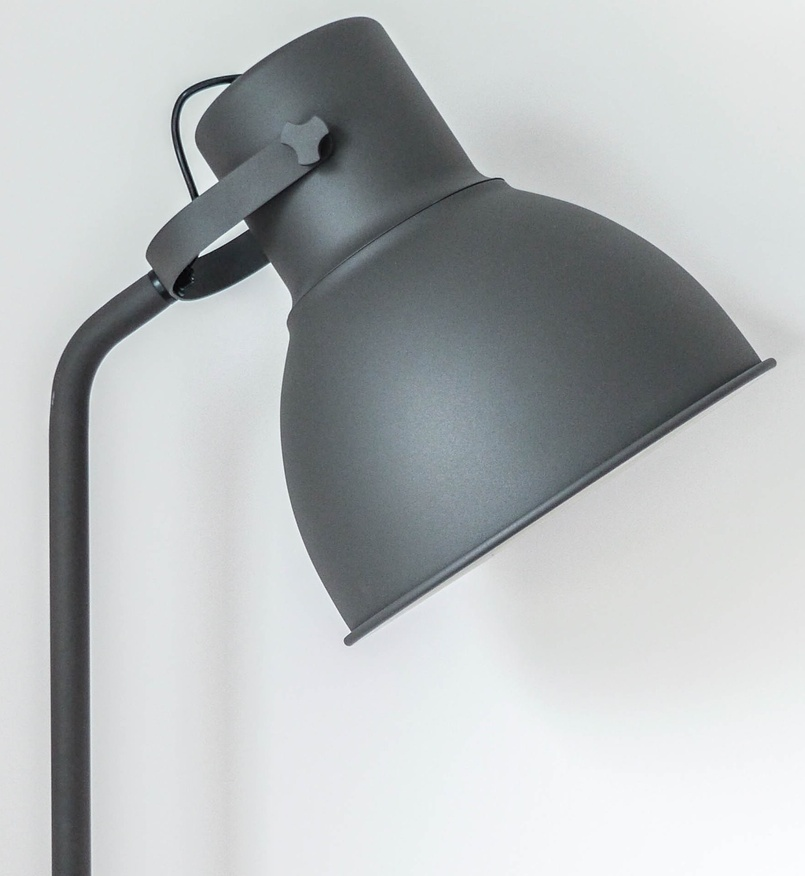
#> input picture images/01/01-image.jpg, 805 x 876 px, shrunk from 1756 x 1911 before the run, found by its file name
$ python script.py
#> lines starting #> are read from the running program, lines starting #| are printed output that depends on the picture; after the words box and inside, x2 and y2 are one past the last pixel; in counts of white or black regions, pixels touching at a corner belong together; long printed decimals are rounded
#> the answer given: images/01/01-image.jpg
import cv2
import numpy as np


def load_image(file_name: str):
    image = cv2.imread(file_name)
#> image is the input picture: shape (876, 805, 3); mean B, G, R 187.9, 186.5, 182.7
#| original image's shape: (876, 805, 3)
    return image


def write_image(file_name: str, image):
    cv2.imwrite(file_name, np.clip(image, 0, 255).astype(np.uint8))


def rgb_to_gray_scale(image):
    RGB = 0.21, 0.72, 0.07
    weights = np.array(RGB).reshape(3, 1)

    gray_scale_image = np.dot(image, weights)

    return np.clip(gray_scale_image, 0, 255).reshape(image.shape[:2]).astype(np.uint8)
#| gray scale image's shape: (876, 805)


def find_threshold(image, tolerance, max_iterations):
#> called with tolerance = 0.0001, max_iterations = 1000
    temp_threshold = image.mean()
#> temp_threshold = 186

    for i in range(max_iterations):
        r_1 = image[np.where(image >= temp_threshold)]
        r_2 = image[np.where(image < temp_threshold)]

        mean_1 = r_1.mean()
        mean_2 = r_2.mean()

        threshold = (mean_1 + mean_2) / 2

        threshold_difference = abs(temp_threshold - threshold)

        if threshold_difference < tolerance:
            print(f"Convergence achieved with a tolerance of {tolerance} | THRESHOLD DIFFERENCE: {threshold_difference} | ITERATION: {i}")
            return threshold

        temp_threshold = threshold
    else:
        print(f"Maximum iterations ({max_iterations}) have been reached | LAST THRESHOLD DIFFERENCE: {threshold_difference}")
#> this loop made 3 passes
#| Convergence achieved with a tolerance of 0.0001 | THRESHOLD DIFFERENCE: 0.0 | ITERATION: 2

    return temp_threshold


def apply_threshold_segmentation(image, threshold):
    segmented_image = np.zeros(image.shape, dtype=np.uint8)

    segmented_image[np.where(image >= threshold)] = np.uint8(255)

    return segmented_image


if __name__ == "__main__":
    image_num = input("enter the image number: ")

    # 1.Load an image from the disk
    image = load_image(file_name=f"images/{image_num}/01-image.jpg")
    print(f"original image's shape: {image.shape}")

    # 2.Convert the image to gray-scale (8bpp format)
    gray_scale = rgb_to_gray_scale(image=image)
    print(f"gray scale image's shape: {gray_scale.shape}")
    write_image(f"images/{image_num}/02-gray-scale.jpg", gray_scale)

    # 3.Find threshold using inter-means algorithm
    threshold = find_threshold(
        image=gray_scale, tolerance=1e-4, max_iterations=1000
    )
#> threshold = 161
    print(f"threshold: {threshold}")
#| threshold: 161.027

    # 4.Segment the image using the threshold
    segmented_image = apply_threshold_segmentation(
        image=gray_scale, threshold=threshold
    )
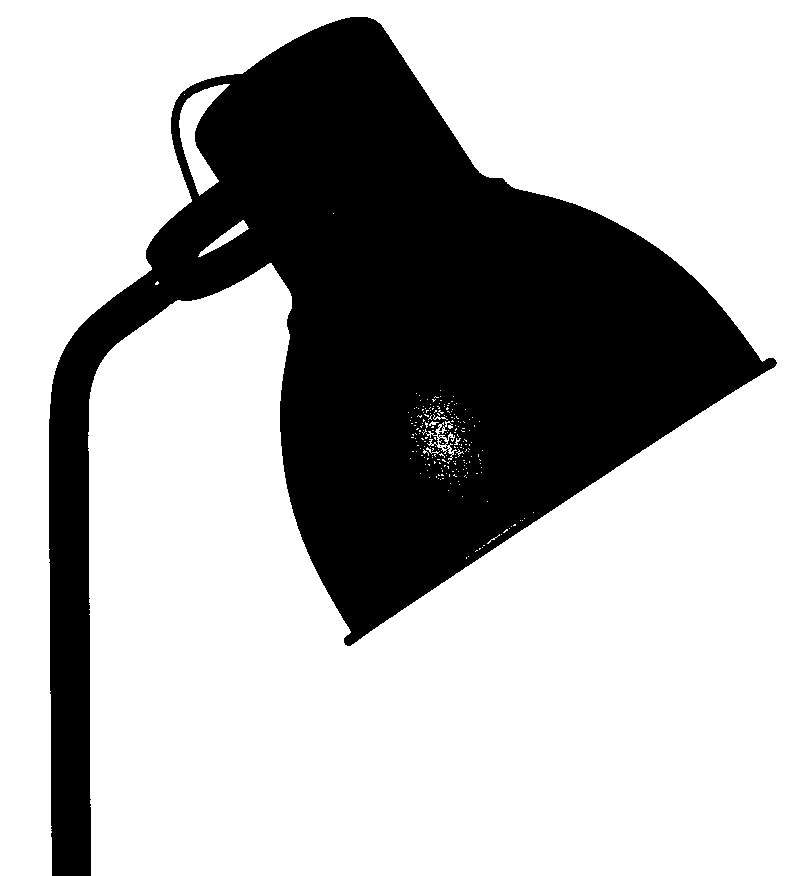
#> segmented_image: shape (876, 805); 69.9% white; 2 black regions (1 under 20 px), largest, box (x1, y1, x2, y2) and area: (49, 17, 777, 876) 212327
    print(f"segmented image's shape: {segmented_image.shape}")
#| segmented image's shape: (876, 805)
    write_image(f"images/{image_num}/03-segmented-image.jpg", segmented_image)
